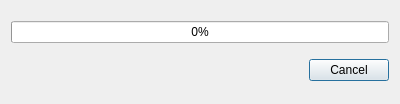
<?xml version="1.0" encoding="UTF-8"?>
<ui version="4.0">
 <class>QnCompatibilityVersionInstallationDialog</class>
 <widget class="QDialog" name="QnCompatibilityVersionInstallationDialog">
  <property name="geometry">
   <rect>
    <x>0</x>
    <y>0</y>
    <width>400</width>
    <height>104</height>
   </rect>
  </property>
  <property name="windowTitle">
   <string/>
  </property>
  <layout class="QVBoxLayout" name="verticalLayout">
   <item>
    <widget class="QProgressBar" name="progressBar">
     <property name="value">
      <number>0</number>
     </property>
    </widget>
   </item>
   <item>
    <widget class="QDialogButtonBox" name="buttonBox">
     <property name="orientation">
      <enum>Qt::Horizontal</enum>
     </property>
     <property name="standardButtons">
      <set>QDialogButtonBox::Cancel</set>
     </property>
    </widget>
   </item>
  </layout>
 </widget>
 <resources/>
 <connections>
  <connection>
   <sender>buttonBox</sender>
   <signal>accepted()</signal>
   <receiver>QnCompatibilityVersionInstallationDialog</receiver>
   <slot>accept()</slot>
   <hints>
    <hint type="sourcelabel">
     <x>248</x>
     <y>254</y>
    </hint>
    <hint type="destinationlabel">
     <x>157</x>
     <y>274</y>
    </hint>
   </hints>
  </connection>
  <connection>
   <sender>buttonBox</sender>
   <signal>rejected()</signal>
   <receiver>QnCompatibilityVersionInstallationDialog</receiver>
   <slot>reject()</slot>
   <hints>
    <hint type="sourcelabel">
     <x>316</x>
     <y>260</y>
    </hint>
    <hint type="destinationlabel">
     <x>286</x>
     <y>274</y>
    </hint>
   </hints>
  </connection>
 </connections>
</ui>
